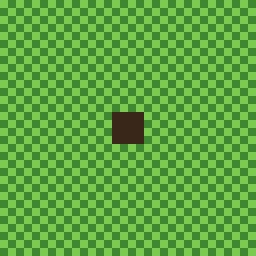

Below is a game level as drawn by its tile map, then a one-line description and the .tmx file that defines it, in full:
An orthogonal 16x16 tile map with 16x16 px tiles, 1 tile layer (Tile Layer 1).

<map version="1.2" tiledversion="1.3.1" orientation="orthogonal" renderorder="right-down" compressionlevel="-1" width="16" height="16" tilewidth="16" tileheight="16" infinite="0" nextlayerid="2" nextobjectid="1">
 <editorsettings>
  <export target="../../game/assets/map/trivial.lua" format="lua" />
 </editorsettings>
 <tileset firstgid="1" source="../tileset/dev.tsx" />
 <layer id="1" name="Tile Layer 1" width="16" height="16">
  <data encoding="csv">
2,2,2,2,2,2,2,2,2,2,2,2,2,2,2,2,
2,2,2,2,2,2,2,2,2,2,2,2,2,2,2,2,
2,2,2,2,2,2,2,2,2,2,2,2,2,2,2,2,
2,2,2,2,2,2,2,2,2,2,2,2,2,2,2,2,
2,2,2,2,2,2,2,2,2,2,2,2,2,2,2,2,
2,2,2,2,2,2,2,2,2,2,2,2,2,2,2,2,
2,2,2,2,2,2,2,2,2,2,2,2,2,2,2,2,
2,2,2,2,2,2,2,3,3,2,2,2,2,2,2,2,
2,2,2,2,2,2,2,3,3,2,2,2,2,2,2,2,
2,2,2,2,2,2,2,2,2,2,2,2,2,2,2,2,
2,2,2,2,2,2,2,2,2,2,2,2,2,2,2,2,
2,2,2,2,2,2,2,2,2,2,2,2,2,2,2,2,
2,2,2,2,2,2,2,2,2,2,2,2,2,2,2,2,
2,2,2,2,2,2,2,2,2,2,2,2,2,2,2,2,
2,2,2,2,2,2,2,2,2,2,2,2,2,2,2,2,
2,2,2,2,2,2,2,2,2,2,2,2,2,2,2,2
</data>
 </layer>
</map>
